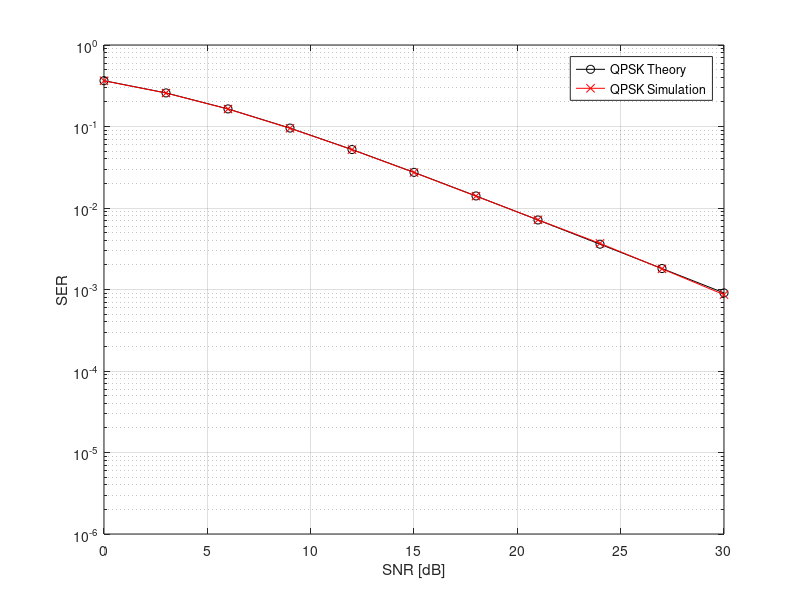

MATLAB code to generate this figure:
close all
clear all
clc

j = sqrt(-1);                           % define complex number
N = 1e+6;                               % define number of symbols
s = [-1+j -1-j +1+j +1-j];              % define BPSK symbols
s = s/norm(s)*sqrt(length(s));          % normalize the energy
txd = randsrc(1,N,s);                   % generate QPSK symbols
SNR_dB = linspace(0,30,11);             % range of SNR dB values
SNR = db2pow(SNR_dB);                   % convert dB to power
sigma = 1./sqrt(2*SNR);                 % define noise standard deviation
noise = randn(1,N) + j*randn(1,N);      % generate noise
ch = (randn(1,N)+j*randn(1,N))/sqrt(2); % generate complex-gaussian channel with unit power
error = zeros(1,length(SNR));           % initialize the error

for i = 1:length(SNR)    

    % rayleigh fading and AWGN channel porcess
    rxd = ch.*txd + noise*sigma(i);
    
    % ML decoding (find minimum distance)
    ML =  [   (rxd-(s(1)*ones(1,length(rxd))).*ch).^2;
              (rxd-(s(2)*ones(1,length(rxd))).*ch).^2;
              (rxd-(s(3)*ones(1,length(rxd))).*ch).^2;
              (rxd-(s(4)*ones(1,length(rxd))).*ch).^2];           
    [ ~, index] = min(ML);               
    index(index == 1) = s(1);
    index(index == 2) = s(2);  
    index(index == 3) = s(3);
    index(index == 4) = s(4);     
    
    % count the error
    error(i) = size(find(index-txd),2);
    
end
error = error/N;

M = 4;
b = sqrt((2*(sin(pi/M))^2)^2.*SNR/2)./sqrt(1 + (2*(sin(pi/M))^2)^2.*SNR/2);
Pe = ((M-1)/M).*(1-b.*((M-1)/M)^-1/pi.*(pi/2+atan(b*cot(pi/M))));    

figure(1)
semilogy(SNR_dB,Pe,'k-o');
hold on
semilogy(SNR_dB,error,'r-x');
grid on
legend('QPSK Theory','QPSK Simulation');
axis([min(SNR_dB) max(SNR_dB) 10^-6 10^0])
xlabel('SNR [dB]');
ylabel('SER');
